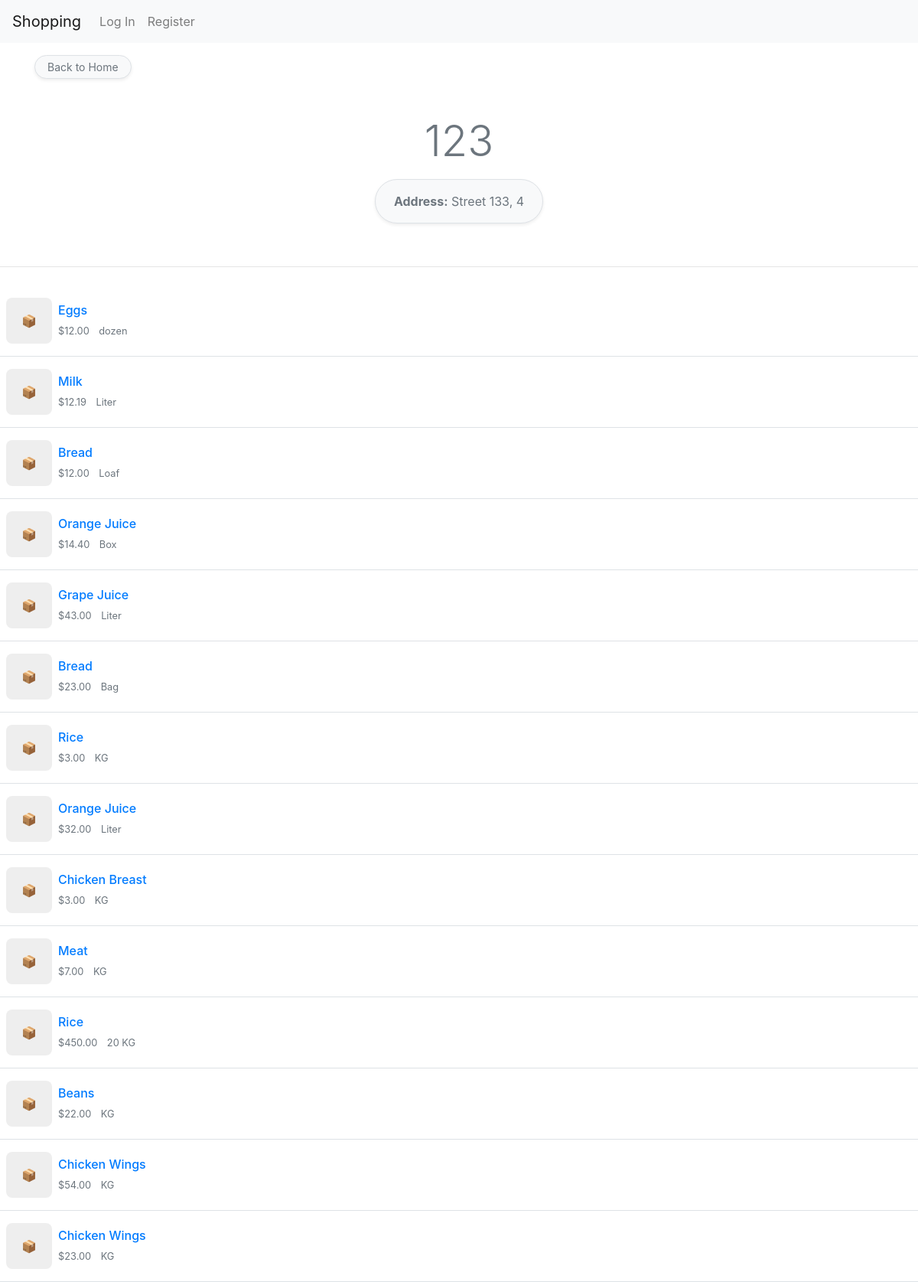
Page /supermarket/9/ on the earlier database version.
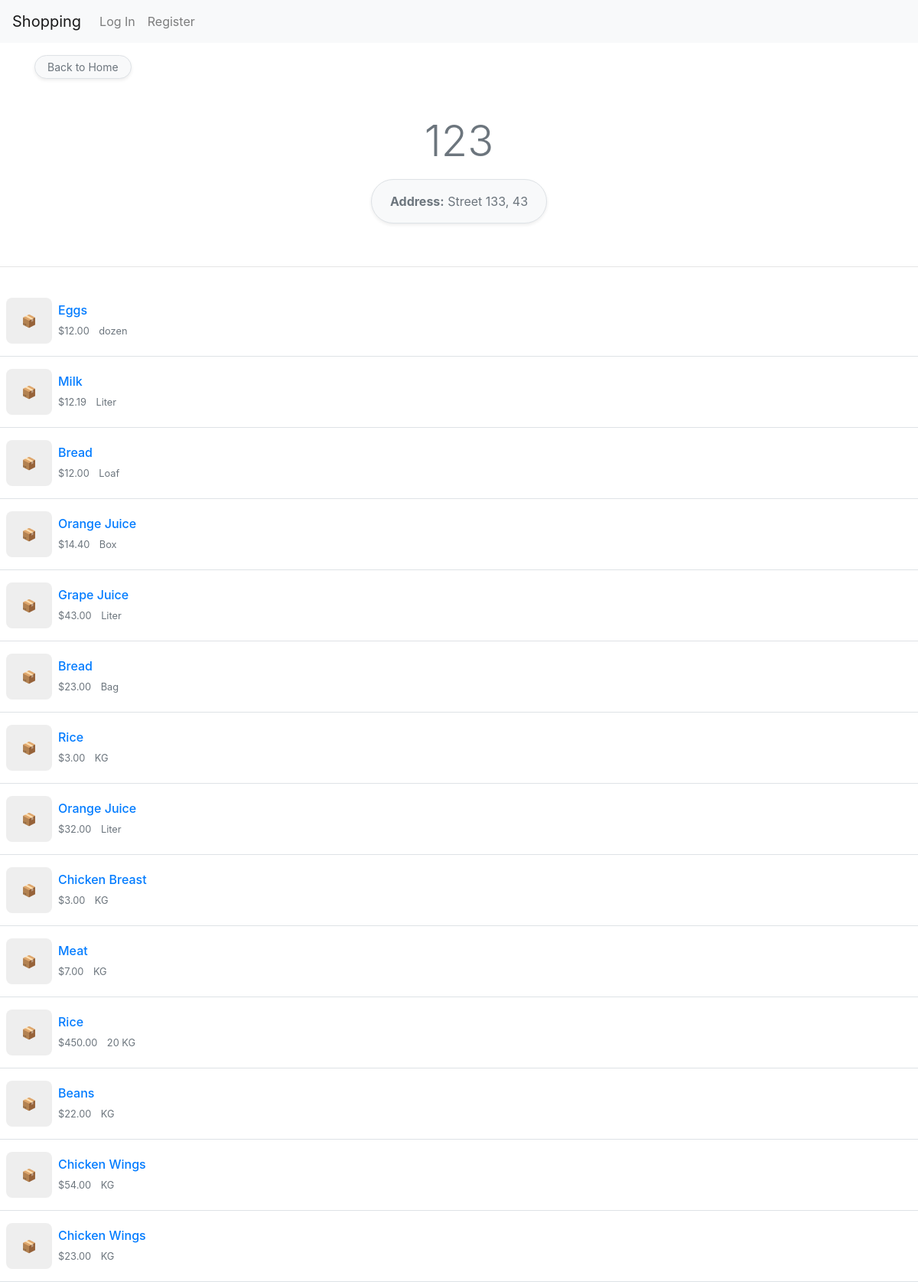
Same page on the later database version.
### listsapp/models.py (models this page shows, shortened)
class User(AbstractUser):
    is_supermarket = models.BooleanField(default=False)
    address = models.CharField(max_length=255, blank=True, null=True)

### listsapp/views.py (the view, shortened to what this page needs)
# urls.py: path("supermarket/<int:supermarket_id>/", views.supermarketpage, name="supermarketpage"),
def supermarketpage(request, supermarket_id):
    supermarket = get_object_or_404(User, id=supermarket_id, is_supermarket=True)
    products = Product.objects.exclude(id__in=PriceMkt.objects.filter(supermarket=supermarket).values_list("product_id", flat=True))
    supermarket_products = PriceMkt.objects.filter(supermarket=supermarket)
    return render(request, "listsapp/supermarketpage.html", {
        "supermarket": supermarket,
        "products": products,
        "supermarket_products": supermarket_products
    })

### listsapp/templates/listsapp/supermarketpage.html (shortened to what this page needs)
{% extends "listsapp/layout.html" %}
{% block body %}
<div class="container mt-3">
    <a href="{% url 'index' %}" class="btn btn-light btn-sm rounded-pill shadow-sm border px-3 text-secondary">
         Back to Home
    </a>
</div>
<div class="container my-5 text-center">
    <div class="row justify-content-center">
        <div class="col-md-6"> <h1 class="display-4 fw-bold text-secondary mb-3">
                {{ supermarket.username }}
            </h1>
            <div id="address-container" data-supermarket-id="{{ supermarket.id }}" class="d-flex justify-content-center align-items-center gap-2 mb-2">
                {% if supermarket.address %}
                    <div class="bg-light p-3 rounded-pill border shadow-sm px-4 d-flex justify-content-between align-items-center">
                        <span id="address-text" class="text-muted">
                            <strong>Address:</strong> {{ supermarket.address }}
                        </span>
                    </div>
                {% endif %}
            </div>
        </div>
    </div>
</div>
<hr>
<div id="product-list" class="mt-4">
    {% for prod in supermarket_products %}
        <div class="product-card border-bottom py-3 d-flex align-items-center">
            <div class="me-3 ml-2">
                {% if prod.product.picture %}
                    <img src="{{ prod.product.picture.url }}" alt="{{ prod.product.name }}" style="width: 60px; height: 60px; object-fit: cover; border-radius: 8px;">
                {% else %}
                <a href="{% url 'productpage' prod.product.id %}" class="text-decoration-none">
                    <div style="width: 60px; height: 60px; background: #eee; border-radius: 8px; display: flex; align-items: center; justify-content: center;">📦</div>
                </a>
                {% endif %}
            </div>
            <div class="flex-grow-1">
                <h6 class="mb-1 ml-2">
                    <a href="{% url 'productpage' prod.product.id %}" class="text-decoration-none">{{ prod.product.name }}</a>
                </h6>
                <small class="text-muted ml-2">${{ prod.price }}</small>
                <small class="text-muted ml-2">{{ prod.product.unity }}</small>
            </div>
        </div>
    {% empty %}
        <p id="no-products-msg">No products available.</p>
    {% endfor %}
</div>
{% endblock %}

Differences in the rows shown:
changed User: address "Street 133, 4" → "Street 133, 43"
